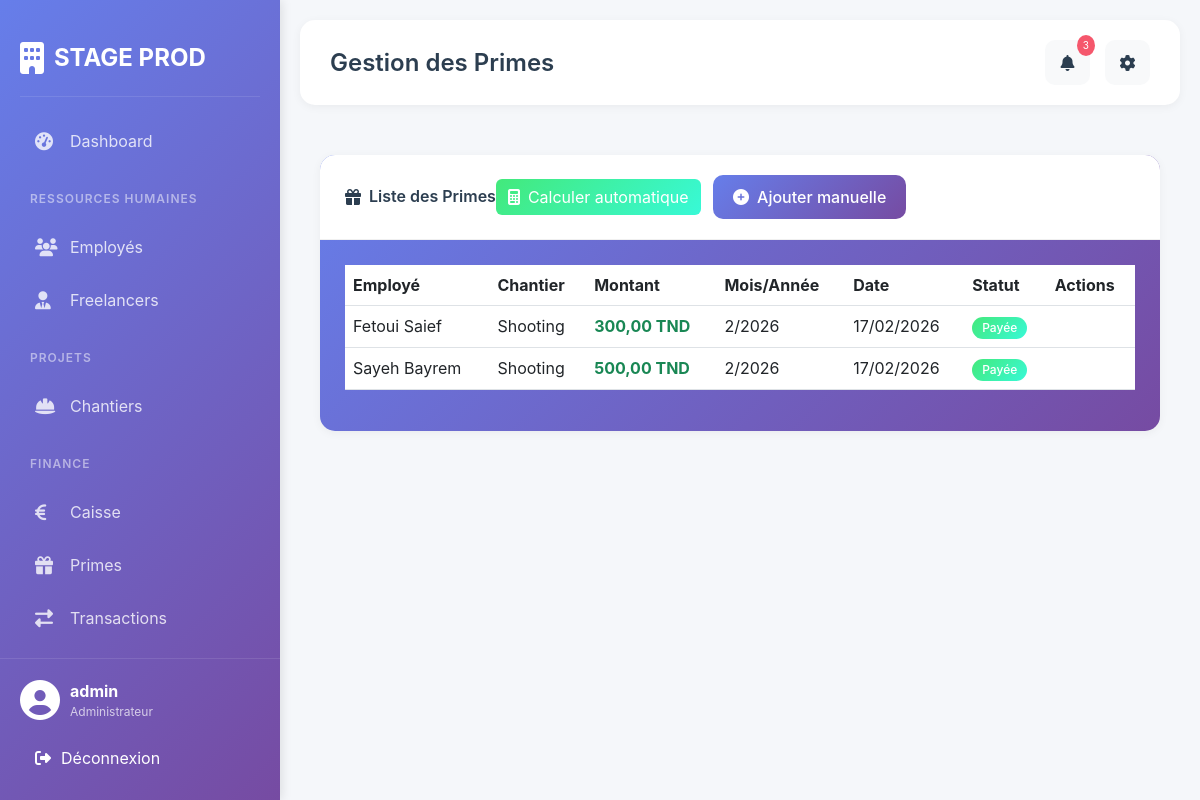
The page /primes/ (signed in) on the database its author committed.
### gestion/models.py (models this page shows, shortened)
class Prime(models.Model):
    employe = models.ForeignKey(Employe, on_delete=models.CASCADE)
    chantier = models.ForeignKey(Chantier, on_delete=models.CASCADE, null=True, blank=True)
    montant = models.DecimalField(max_digits=10, decimal_places=2)
    date_prime = models.DateField(auto_now_add=True)
    mois = models.IntegerField()
    annee = models.IntegerField()
    description = models.TextField()
    payee = models.BooleanField(default=False)

class Employe(models.Model):
    TYPE_CONTRAT_CHOICES = [
        ('CDI', 'CDI'),
        ('CDD', 'CDD'),
        ('INTERIM', 'Intérim'),
        ('STAGE', 'Stage'),
    ]
    POSTE_CHOICES = [
        ('TECHNICIEN', 'Technicien'),
        ('AUTRE', 'Autre (à préciser)'),
    ]
    matricule = models.CharField(max_length=20, unique=True)
    nom = models.CharField(max_length=100)
    prenom = models.CharField(max_length=100)
    cin = models.CharField(max_length=20, unique=True)
    adresse = models.TextField()
    telephone = models.CharField(max_length=20)
    date_naissance = models.DateField()
    date_embauche = models.DateField()
    poste_choice = models.CharField(
        max_length=20,
        choices=POSTE_CHOICES,
        default='TECHNICIEN',
        verbose_name="Type de poste"
    )
    poste_autre = models.CharField(
        max_length=100,
        blank=True,
        null=True,
        verbose_name="Autre poste (précisez)"
    )
    type_contrat = models.CharField(max_length=20, choices=TYPE_CONTRAT_CHOICES)
    salaire_base = models.DecimalField(max_digits=10, decimal_places=2)
    actif = models.BooleanField(default=True)
    photo = models.ImageField(upload_to='employes/', blank=True, null=True)

class Chantier(models.Model):
    STATUT_CHOICES = [
        ('EN_COURS', 'En cours'),
        ('TERMINE', 'Terminé'),
        ('ANNULE', 'Annulé'),
        ('PREVU', 'Prévu'),
    ]
    TYPE_CHANTIER_CHOICES = [
        ('CONGRES', 'Congrès'),
        ('FESTIVAL', 'Festival'),
        ('AUTRE', 'Autre'),
    ]
    nom = models.CharField(max_length=200)
    type_chantier = models.CharField(max_length=20, choices=TYPE_CHANTIER_CHOICES)
    description = models.TextField()
    date_debut = models.DateField()
    date_fin = models.DateField()
    lieu = models.CharField(max_length=200)
    client_nom = models.CharField(max_length=200)
    client_telephone = models.CharField(max_length=20)
    client_email = models.EmailField()
    montant_total = models.DecimalField(max_digits=12, decimal_places=2, default=0)
    statut = models.CharField(max_length=20, choices=STATUT_CHOICES, default='PREVU')
    employes = models.ManyToManyField(Employe, through='AffectationChantier')
    freelancers = models.ManyToManyField(Freelancer, through='AffectationFreelancer')
    notes = models.TextField(blank=True)

### gestion/views.py (the view)
# urls.py: path('primes/', views.liste_primes, name='liste_primes'),
@login_required
def liste_primes(request):
    primes = Prime.objects.all().order_by('-annee', '-mois', 'employe__nom')
    return render(request, 'primes/liste_primes.html', {'primes': primes})

### templates/primes/liste_primes.html (shortened to what this page needs)
{% extends 'base.html' %}
{% block page_title %}Gestion des Primes{% endblock %}
{% block content %}
<div class="card" style="background: linear-gradient(135deg, #667eea 0%, #764ba2 100%);">
    <div class="card-header">
        <div class="d-flex justify-content-between align-items-center">
            <h5><i class="fas fa-gift me-2"></i>Liste des Primes</h5>
            <div>
                <a href="{% url 'calculer_primes' %}" class="btn btn-success me-2">
                    <i class="fas fa-calculator me-2"></i>Calculer automatique
                </a>
                <a href="{% url 'ajouter_prime' %}" class="btn btn-primary">
                    <i class="fas fa-plus-circle me-2"></i>Ajouter manuelle
                </a>
            </div>
        </div>
    </div>
    <div class="card-body">
        <div class="table-responsive">
            <table class="table table-hover">
                <thead>
                    <tr>
                        <th>Employé</th>
                        <th>Chantier</th>
                        <th>Montant</th>
                        <th>Mois/Année</th>
                        <th>Date</th>
                        <th>Statut</th>
                        <th>Actions</th>
                    </tr>
                </thead>
                <tbody>
                    {% for prime in primes %}
                    <tr>
                        <td>{{ prime.employe.nom }} {{ prime.employe.prenom }}</td>
                        <td>{{ prime.chantier.nom|default:"-" }}</td>
                        <td class="fw-bold text-success">{{ prime.montant }} TND</td>
                        <td>{{ prime.mois }}/{{ prime.annee }}</td>
                        <td>{{ prime.date_prime|date:"d/m/Y" }}</td>
                        <td>
                            {% if prime.payee %}
                                <span class="badge bg-success">Payée</span>
                            {% else %}
                                <span class="badge bg-warning">Non payée</span>
                            {% endif %}
                        </td>
                        <td>
                        </td>
                    </tr>
                    {% empty %}
                    <tr>
                        <td colspan="7" class="text-center">Aucune prime trouvée</td>
                    </tr>
                    {% endfor %}
                </tbody>
            </table>
        </div>
    </div>
</div>
{% endblock %}

### templates/base.html (shortened to what this page needs)
<!doctype html>
<html lang="fr">
  <head>
    <link
      href="https://cdn.jsdelivr.net/npm/bootstrap@5.3.0/dist/css/bootstrap.min.css"
      rel="stylesheet"
    />
    <link
      rel="stylesheet"
      href="https://cdnjs.cloudflare.com/ajax/libs/font-awesome/6.4.0/css/all.min.css"
    />
    {% load static %}
    <link rel="stylesheet" href="{% static 'css/style.css' %}" />
  </head>
  <body>
    <div class="sidebar">
      <div class="sidebar-brand">
        <i class="fas fa-building"></i>
        <span>STAGE PROD</span>
      </div>
      <div class="sidebar-menu">
        <div
          class="menu-item {% if request.resolver_match.url_name == 'dashboard' %}active{% endif %}"
        >
          <a href="{% url 'dashboard' %}">
            <i class="fas fa-tachometer-alt"></i>
            <span>Dashboard</span>
          </a>
        </div>
        <div class="menu-divider">Ressources Humaines</div>
        <div class="menu-item">
          <a href="{% url 'liste_employes' %}">
            <i class="fas fa-users"></i>
            <span>Employés</span>
          </a>
        </div>
        <div class="menu-item">
          <a href="{% url 'liste_freelancers' %}">
            <i class="fas fa-user-tie"></i>
            <span>Freelancers</span>
          </a>
        </div>
        <div class="menu-divider">Projets</div>
        <div class="menu-item">
          <a href="{% url 'liste_chantiers' %}">
            <i class="fas fa-hard-hat"></i>
            <span>Chantiers</span>
          </a>
        </div>
        <div class="menu-divider">Finance</div>
        <div class="menu-item">
          <a href="{% url 'finance_dashboard' %}">
            <i class="fas fa-euro-sign"></i>
            <span>Caisse</span>
          </a>
        </div>
        <div class="menu-item">
          <a href="{% url 'liste_primes' %}">
            <i class="fas fa-gift"></i>
            <span>Primes</span>
          </a>
        </div>
        <div class="menu-item">
          <a href="{% url 'liste_transactions' %}">
            <i class="fas fa-exchange-alt"></i>
            <span>Transactions</span>
          </a>
        </div>
      </div>
      <div class="sidebar-footer">
        <div class="user-info">
          <i class="fas fa-user-circle"></i>
          <div>
            <strong>{{ user.username }}</strong>
            <small>Administrateur</small>
          </div>
        </div>
        <form method="post" action="{% url 'logout' %}" style="display: inline">
          <button
            type="submit"
            class="logout-btn"
            style="
              border: none;
              background: none;
              width: 100%;
              text-align: left;
            "
          >
            <i class="fas fa-sign-out-alt"></i>
            Déconnexion
          </button>
        </form>
      </div>
    </div>
    <div class="main-content">
      <div class="top-header">
        <div class="header-title">
          {% block page_title %}Dashboard{% endblock %}
        </div>
        <div class="header-actions">
          <button class="btn btn-light position-relative">
            <i class="fas fa-bell"></i>
            <span class="notification-badge">3</span>
          </button>
          <button class="btn btn-light">
            <i class="fas fa-cog"></i>
          </button>
        </div>
      </div>
      <div class="content">{% block content %}{% endblock %}</div>
    </div>
  </body>
</html>

### static/css/style.css (style rules this page uses)
:root { --primary-color: #667eea; --secondary-color: #764ba2; --success-color: #43e97b; --danger-color: #f5576c; --warning-color: #ff9a44; --info-color: #4facfe; --dark: #2c3e50; --light: #f8f9fa; }
* { margin: 0; padding: 0; box-sizing: border-box; }
body { font-family: 'Inter', sans-serif; background: #f5f7fa; display: flex; min-height: 100vh; }
.sidebar { width: 280px; background: linear-gradient(135deg, #667eea 0%, #764ba2 100%); color: white; position: fixed; height: 100vh; left: 0; top: 0; overflow-y: auto; padding: 20px; box-shadow: 2px 0 10px rgba(0,0,0,0.1); z-index: 1000; }
.sidebar-brand { display: flex; align-items: center; gap: 10px; font-size: 24px; font-weight: 700; padding: 20px 0; border-bottom: 1px solid rgba(255,255,255,0.1); margin-bottom: 20px; }
.sidebar-brand i { font-size: 32px; }
.sidebar-menu { display: flex; flex-direction: column; gap: 5px; }
.menu-divider { font-size: 12px; text-transform: uppercase; letter-spacing: 1px; color: rgba(255,255,255,0.5); padding: 20px 10px 10px; font-weight: 600; }
.menu-item { border-radius: 10px; transition: all 0.3s; }
.menu-item a { display: flex; align-items: center; gap: 15px; padding: 12px 15px; color: rgba(255,255,255,0.8); text-decoration: none; transition: all 0.3s; }
.menu-item a i { width: 20px; font-size: 18px; }
.sidebar-footer { position: absolute; bottom: 0; left: 0; right: 0; padding: 20px; border-top: 1px solid rgba(255,255,255,0.1); }
.user-info { display: flex; align-items: center; gap: 10px; margin-bottom: 15px; }
.user-info i { font-size: 40px; }
.user-info div { display: flex; flex-direction: column; }
.user-info small { color: rgba(255,255,255,0.7); font-size: 12px; }
.logout-btn { display: flex; align-items: center; gap: 10px; padding: 10px 15px; background: rgba(255,255,255,0.1); border-radius: 8px; color: white; text-decoration: none; transition: all 0.3s; }
.main-content { flex: 1; margin-left: 280px; padding: 20px; }
.top-header { display: flex; justify-content: space-between; align-items: center; padding: 20px 30px; background: white; border-radius: 15px; margin-bottom: 30px; box-shadow: 0 2px 10px rgba(0,0,0,0.05); }
.header-title { font-size: 24px; font-weight: 600; color: var(--dark); }
.header-actions { display: flex; gap: 15px; }
.header-actions .btn { width: 45px; height: 45px; border-radius: 10px; display: flex; align-items: center; justify-content: center; background: #f8f9fa; border: none; color: var(--dark); position: relative; }
.notification-badge { position: absolute; top: -5px; right: -5px; background: var(--danger-color); color: white; font-size: 10px; padding: 3px 6px; border-radius: 50%; }
.content { padding: 20px; background: transparent; }
.card { background: white; border-radius: 15px; border: none; box-shadow: 0 2px 10px rgba(0,0,0,0.05); overflow: hidden; }
.card-header { background: white; border-bottom: 1px solid #f0f0f0; padding: 20px 25px; display: flex; justify-content: space-between; align-items: center; }
.card-header h5 { margin: 0; font-size: 16px; font-weight: 600; color: var(--dark); display: flex; align-items: center; }
.card-body { padding: 25px; }
.btn-primary { background: linear-gradient(135deg, #667eea 0%, #764ba2 100%); border: none; padding: 10px 20px; border-radius: 10px; font-weight: 500; transition: all 0.3s; }
.btn-success { background: linear-gradient(135deg, #43e97b 0%, #38f9d7 100%); border: none; }
.badge { padding: 5px 10px; border-radius: 20px; font-weight: 500; }
.bg-success { background: linear-gradient(135deg, #43e97b 0%, #38f9d7 100%) !important; }

### rows shown on the page
Prime: employe.nom "Fetoui", employe.prenom "Saief", chantier.nom "Shooting", montant "300,00", mois "2", annee "2026", date_prime "17/02/2026", payee "Payée"
Prime: employe.nom "Sayeh", employe.prenom "Bayrem", chantier.nom "Shooting", montant "500,00", mois "2", annee "2026", date_prime "17/02/2026", payee "Payée"

### other values the page prints
{{ user.username }} "admin"
